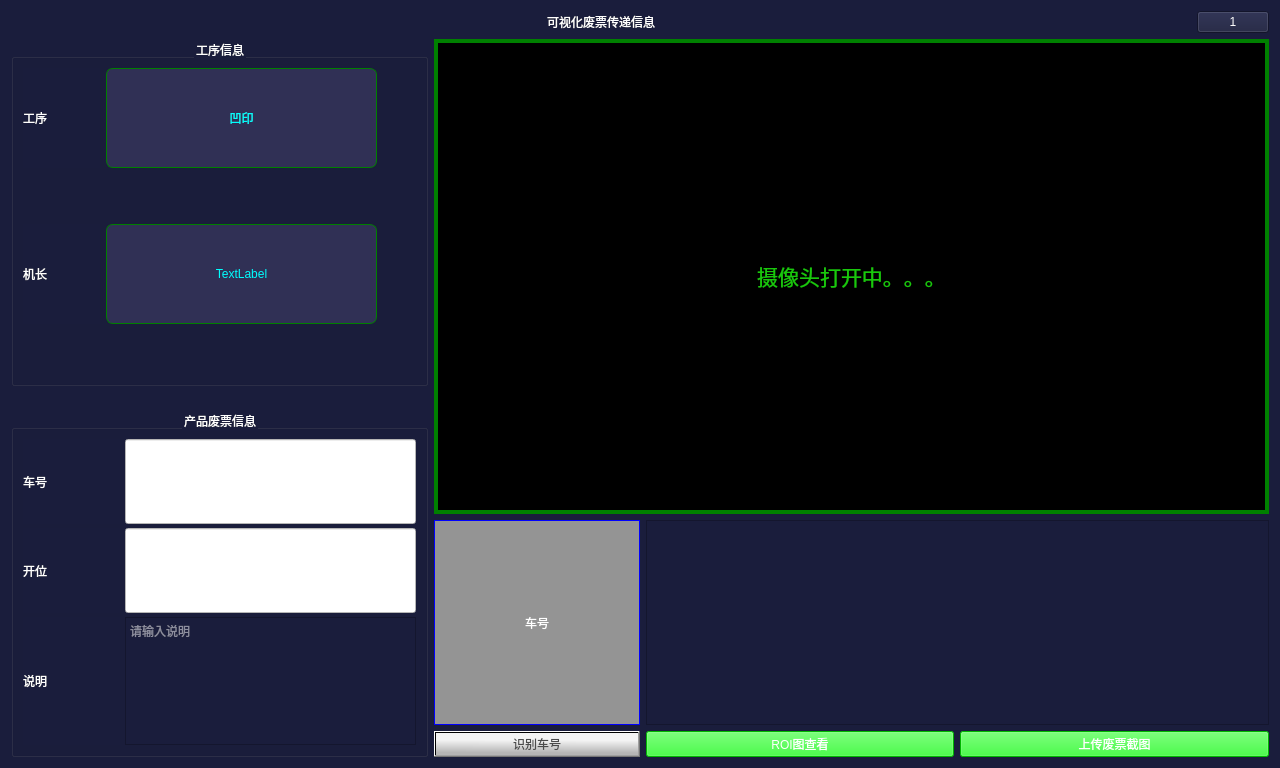
<?xml version="1.0" encoding="UTF-8"?>
<ui version="4.0">
 <class>Form</class>
 <widget class="QWidget" name="Form">
  <property name="geometry">
   <rect>
    <x>0</x>
    <y>0</y>
    <width>1280</width>
    <height>768</height>
   </rect>
  </property>
  <property name="windowTitle">
   <string>Form</string>
  </property>
  <property name="styleSheet">
   <string notr="true">background-color: rgb(26, 29, 60);
color: rgb(255, 255, 255);
font: 75 14pt &quot;微软雅黑&quot;;</string>
  </property>
  <layout class="QVBoxLayout" name="verticalLayout_6">
   <item>
    <layout class="QHBoxLayout" name="horizontalLayout_2" stretch="12,1">
     <item>
      <widget class="QLabel" name="label_6">
       <property name="styleSheet">
        <string notr="true">font: 20pt &quot;Arial&quot;;</string>
       </property>
       <property name="text">
        <string>可视化废票传递信息</string>
       </property>
       <property name="alignment">
        <set>Qt::AlignCenter</set>
       </property>
      </widget>
     </item>
     <item>
      <widget class="QPushButton" name="btnSetup">
       <property name="sizePolicy">
        <sizepolicy hsizetype="Preferred" vsizetype="Preferred">
         <horstretch>0</horstretch>
         <verstretch>0</verstretch>
        </sizepolicy>
       </property>
       <property name="minimumSize">
        <size>
         <width>16</width>
         <height>16</height>
        </size>
       </property>
       <property name="maximumSize">
        <size>
         <width>72</width>
         <height>72</height>
        </size>
       </property>
       <property name="baseSize">
        <size>
         <width>32</width>
         <height>32</height>
        </size>
       </property>
       <property name="text">
        <string>1</string>
       </property>
      </widget>
     </item>
    </layout>
   </item>
   <item>
    <layout class="QHBoxLayout" name="horizontalLayout" stretch="2,4">
     <property name="spacing">
      <number>6</number>
     </property>
     <item>
      <layout class="QVBoxLayout" name="verticalLayout" stretch="2,0,2">
       <property name="spacing">
        <number>4</number>
       </property>
       <item>
        <widget class="QGroupBox" name="groupBox">
         <property name="sizePolicy">
          <sizepolicy hsizetype="Expanding" vsizetype="Expanding">
           <horstretch>0</horstretch>
           <verstretch>0</verstretch>
          </sizepolicy>
         </property>
         <property name="layoutDirection">
          <enum>Qt::LeftToRight</enum>
         </property>
         <property name="title">
          <string>工序信息</string>
         </property>
         <property name="alignment">
          <set>Qt::AlignCenter</set>
         </property>
         <layout class="QGridLayout" name="gridLayout_4" rowstretch="2,1,2,1" columnstretch="2,7,1" columnminimumwidth="0,0,0">
          <item row="2" column="0">
           <widget class="QLabel" name="label_3">
            <property name="styleSheet">
             <string notr="true">font: 75 14pt &quot;微软雅黑&quot;;</string>
            </property>
            <property name="text">
             <string>机长</string>
            </property>
           </widget>
          </item>
          <item row="2" column="1">
           <widget class="QLabel" name="lbMachineLeader">
            <property name="styleSheet">
             <string notr="true">background-color: rgb(48, 48, 85);
border-radius:7px;
border:1px solid green;
color: rgb(0, 255, 255);</string>
            </property>
            <property name="text">
             <string>TextLabel</string>
            </property>
            <property name="alignment">
             <set>Qt::AlignCenter</set>
            </property>
           </widget>
          </item>
          <item row="1" column="1">
           <spacer name="verticalSpacer_3">
            <property name="orientation">
             <enum>Qt::Vertical</enum>
            </property>
            <property name="sizeHint" stdset="0">
             <size>
              <width>20</width>
              <height>20</height>
             </size>
            </property>
           </spacer>
          </item>
          <item row="0" column="0">
           <widget class="QLabel" name="label_2">
            <property name="styleSheet">
             <string notr="true"> 

font: 75 14pt &quot;微软雅黑&quot;;
 </string>
            </property>
            <property name="text">
             <string>工序</string>
            </property>
           </widget>
          </item>
          <item row="3" column="1">
           <spacer name="verticalSpacer_4">
            <property name="orientation">
             <enum>Qt::Vertical</enum>
            </property>
            <property name="sizeHint" stdset="0">
             <size>
              <width>20</width>
              <height>40</height>
             </size>
            </property>
           </spacer>
          </item>
          <item row="0" column="1">
           <widget class="QLabel" name="lbWorkSeq">
            <property name="sizePolicy">
             <sizepolicy hsizetype="Expanding" vsizetype="Expanding">
              <horstretch>0</horstretch>
              <verstretch>0</verstretch>
             </sizepolicy>
            </property>
            <property name="layoutDirection">
             <enum>Qt::LeftToRight</enum>
            </property>
            <property name="styleSheet">
             <string notr="true">background-color: rgb(48, 48, 85);
font: 20pt &quot;微软雅黑&quot;;
color: rgb(0, 255, 255);
 
border-radius:7px;
border:1px solid green;</string>
            </property>
            <property name="text">
             <string>凹印</string>
            </property>
            <property name="alignment">
             <set>Qt::AlignCenter</set>
            </property>
           </widget>
          </item>
          <item row="0" column="2">
           <spacer name="horizontalSpacer">
            <property name="orientation">
             <enum>Qt::Horizontal</enum>
            </property>
            <property name="sizeHint" stdset="0">
             <size>
              <width>10</width>
              <height>20</height>
             </size>
            </property>
           </spacer>
          </item>
         </layout>
        </widget>
       </item>
       <item>
        <spacer name="verticalSpacer_5">
         <property name="orientation">
          <enum>Qt::Vertical</enum>
         </property>
         <property name="sizeHint" stdset="0">
          <size>
           <width>20</width>
           <height>20</height>
          </size>
         </property>
        </spacer>
       </item>
       <item>
        <widget class="QGroupBox" name="groupBox_2">
         <property name="sizePolicy">
          <sizepolicy hsizetype="Expanding" vsizetype="Expanding">
           <horstretch>0</horstretch>
           <verstretch>0</verstretch>
          </sizepolicy>
         </property>
         <property name="title">
          <string>产品废票信息</string>
         </property>
         <property name="alignment">
          <set>Qt::AlignCenter</set>
         </property>
         <property name="flat">
          <bool>true</bool>
         </property>
         <layout class="QGridLayout" name="gridLayout">
          <item row="0" column="0">
           <layout class="QGridLayout" name="gridLayout_2" rowstretch="0,0,0,0" columnstretch="1,0">
            <property name="sizeConstraint">
             <enum>QLayout::SetMaximumSize</enum>
            </property>
            <property name="horizontalSpacing">
             <number>5</number>
            </property>
            <property name="verticalSpacing">
             <number>4</number>
            </property>
            <item row="1" column="1">
             <widget class="QLineEdit" name="editProductID">
              <property name="sizePolicy">
               <sizepolicy hsizetype="Expanding" vsizetype="Expanding">
                <horstretch>3</horstretch>
                <verstretch>2</verstretch>
               </sizepolicy>
              </property>
              <property name="styleSheet">
               <string notr="true">background-color: rgb(255, 255, 255);
 
color: rgb(81, 81, 81);
font: 29pt &quot;微软雅黑&quot;;</string>
              </property>
             </widget>
            </item>
            <item row="2" column="1">
             <widget class="QLineEdit" name="editK">
              <property name="sizePolicy">
               <sizepolicy hsizetype="Expanding" vsizetype="Expanding">
                <horstretch>3</horstretch>
                <verstretch>2</verstretch>
               </sizepolicy>
              </property>
              <property name="mouseTracking">
               <bool>false</bool>
              </property>
              <property name="styleSheet">
               <string notr="true">background-color: rgb(255, 255, 255);
 
color: rgb(81, 81, 81);
font: 29pt &quot;微软雅黑&quot;;</string>
              </property>
              <property name="cursorMoveStyle">
               <enum>Qt::VisualMoveStyle</enum>
              </property>
             </widget>
            </item>
            <item row="1" column="0">
             <widget class="QLabel" name="label_8">
              <property name="sizePolicy">
               <sizepolicy hsizetype="Preferred" vsizetype="Preferred">
                <horstretch>2</horstretch>
                <verstretch>2</verstretch>
               </sizepolicy>
              </property>
              <property name="text">
               <string>车号</string>
              </property>
             </widget>
            </item>
            <item row="2" column="0">
             <widget class="QLabel" name="label_7">
              <property name="sizePolicy">
               <sizepolicy hsizetype="Expanding" vsizetype="Expanding">
                <horstretch>2</horstretch>
                <verstretch>2</verstretch>
               </sizepolicy>
              </property>
              <property name="styleSheet">
               <string notr="true">font: 75 14pt &quot;微软雅黑&quot;;</string>
              </property>
              <property name="text">
               <string>开位</string>
              </property>
             </widget>
            </item>
            <item row="3" column="0">
             <widget class="QLabel" name="label">
              <property name="text">
               <string>说明</string>
              </property>
             </widget>
            </item>
            <item row="3" column="1">
             <widget class="QTextEdit" name="txtDescribe">
              <property name="sizePolicy">
               <sizepolicy hsizetype="Expanding" vsizetype="Expanding">
                <horstretch>0</horstretch>
                <verstretch>3</verstretch>
               </sizepolicy>
              </property>
              <property name="placeholderText">
               <string>请输入说明</string>
              </property>
             </widget>
            </item>
           </layout>
          </item>
         </layout>
        </widget>
       </item>
      </layout>
     </item>
     <item>
      <layout class="QVBoxLayout" name="verticalLayout_4" stretch="4,2">
       <item>
        <widget class="QLabel" name="lbCamera">
         <property name="styleSheet">
          <string notr="true">border:4px solid green;
background-color: rgb(0, 0, 0);</string>
         </property>
         <property name="text">
          <string>&lt;html&gt;&lt;head/&gt;&lt;body&gt;&lt;p&gt;&lt;span style=&quot; font-size:16pt; color:#19c80c;&quot;&gt;摄像头打开中。。。&lt;/span&gt;&lt;/p&gt;&lt;/body&gt;&lt;/html&gt;</string>
         </property>
         <property name="alignment">
          <set>Qt::AlignCenter</set>
         </property>
        </widget>
       </item>
       <item>
        <layout class="QGridLayout" name="gridLayout_3" columnstretch="2,3,3">
         <item row="0" column="0">
          <widget class="QLabel" name="lbNumberpPic">
           <property name="styleSheet">
            <string notr="true">border:1px solid blue;
background-color: rgb(148, 148, 148);</string>
           </property>
           <property name="text">
            <string>车号</string>
           </property>
           <property name="textFormat">
            <enum>Qt::AutoText</enum>
           </property>
           <property name="alignment">
            <set>Qt::AlignCenter</set>
           </property>
          </widget>
         </item>
         <item row="1" column="0">
          <widget class="QPushButton" name="btnDetcCart">
           <property name="styleSheet">
            <string notr="true">:hover
{
 
 color: rgb(53, 161, 0);
 border: 1px solid rgb(15 , 150 , 255);
}
:pressed
{
 color:rgb(75, 75, 75);
 background-color:rgb(204 , 228 , 247);
  
 padding-left:3px;
 padding-top:3px;
}
QPushButton{background-color: qlineargradient(spread:pad, x1:0.488636, y1:0.898, x2:0.500318, y2:0.302, stop:0 rgba(181, 181, 181, 255), stop:0.948864 rgba(243, 243, 243, 255));
color: rgb(75, 75, 75);}</string>
           </property>
           <property name="text">
            <string>识别车号</string>
           </property>
          </widget>
         </item>
         <item row="1" column="1">
          <widget class="QPushButton" name="btnViewROITable">
           <property name="styleSheet">
            <string notr="true"> QPushButton{background-color: rgb(0, 255, 0);}
:pressed
{ 
 padding-left:3px;
 padding-top:3px;
}
:hover
{
 color:rgb(75, 75, 75);}

 </string>
           </property>
           <property name="text">
            <string>ROI图查看</string>
           </property>
          </widget>
         </item>
         <item row="1" column="2">
          <widget class="QPushButton" name="btnUploadRIO">
           <property name="styleSheet">
            <string notr="true">QPushButton{background-color: rgb(0, 255, 0);}
:pressed
{ 
 padding-left:3px;
 padding-top:3px;
}
:hover
{
 color:rgb(75, 75, 75);
}</string>
           </property>
           <property name="text">
            <string>上传废票截图</string>
           </property>
          </widget>
         </item>
         <item row="0" column="1" colspan="2">
          <widget class="QListWidget" name="lsImgROIWidget"/>
         </item>
        </layout>
       </item>
      </layout>
     </item>
    </layout>
   </item>
  </layout>
 </widget>
 <resources/>
 <connections/>
</ui>
